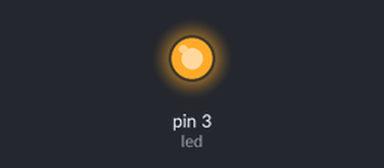
The sketch below on a simulated Arduino Uno, built with avr-gcc and run on an emulated ATmega328P. Shown: output pins drawn as LEDs (lit = HIGH). What the sketch prints to the serial monitor is not drawn.

Above: at 1.5 s.
At 3.5 s:
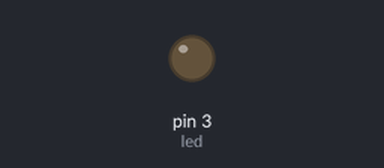
Timing chart, 0 to 5.2 s (numbered marks = the images above):
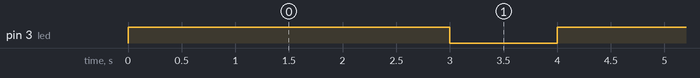

Measured:
- by itself, pin 3 (led): alternates HIGH for 3.0 s and LOW for 1.0 s

The sketch:

task_A1.ino
```cpp
#include <Arduino_FreeRTOS.h>

int led = 3;

void task1(void *param) {
  const char *out = "Task1 is running!\n";
  uint32_t i;
  for (;;) {
    Serial.print(out);
    digitalWrite(led, HIGH);
    delay(3000);
    digitalWrite(led, LOW);
    delay(1000);
  }
}

void setup() {
  Serial.begin(9600);
  pinMode(led, OUTPUT);

  xTaskCreate(task1, "T1", 256, NULL, 0, NULL);


}

void loop() {

}
```
